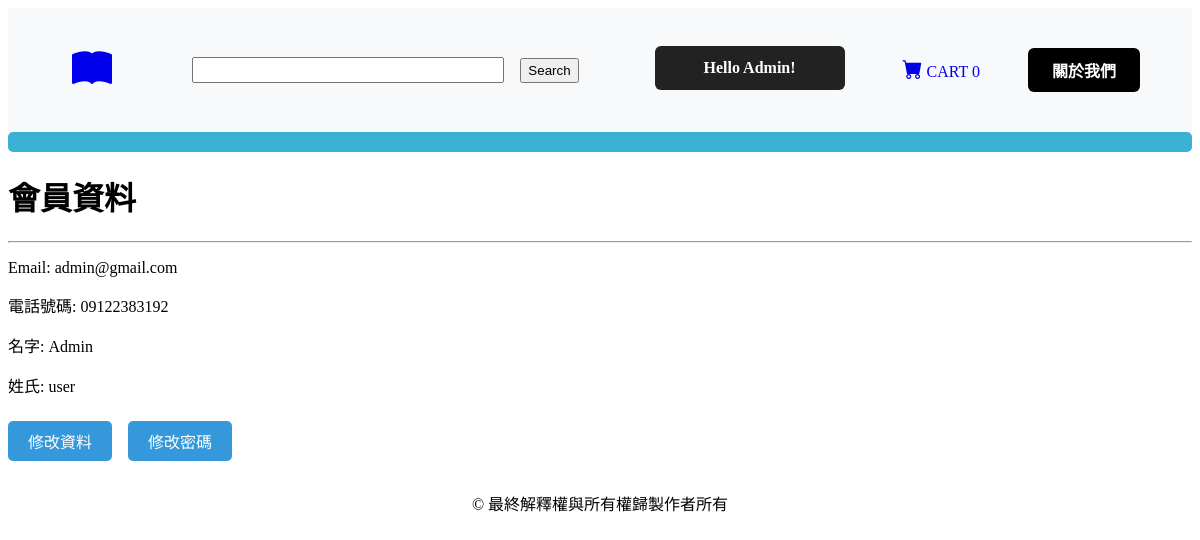
Screenshot of /account/profile (signed in) with the database file from the repository.
### tables this page shows
CREATE TABLE users  
		(userId INTEGER PRIMARY KEY, 
		password TEXT,
		email TEXT,
		firstName TEXT,
		lastName TEXT,
		address1 TEXT,
		address2 TEXT,
		zipcode TEXT,
		city TEXT,
		state TEXT,
		country TEXT, 
		phone TEXT
		, isAdmin INTEGER DEFAULT 0);

### main.py (the view)
@app.route("/account/profile")
def profileHome():
    if 'email' not in session:
        return redirect(url_for('root'))
    loggedIn, firstName, noOfItems = getLoginDetails()
    profileData = query_db("SELECT userId, email, firstName, lastName, address1, address2, zipcode, city, state, country, phone FROM users WHERE email = ?", (session['email'],), one=True)
    return render_template("profileHome.html", profileData=profileData, loggedIn=loggedIn, firstName=firstName, noOfItems=noOfItems)

### db.py (called while the page is built)
def query_db(query, args=(), one=False):
    with sqlite3.connect(DB_PATH) as conn:
        cur = conn.cursor()
        cur.execute(query, args)
        rv = cur.fetchall()
        return (rv[0] if rv else None) if one else rv

### main.py (called while the page is built)
def getLoginDetails():
    if 'email' not in session:
        return False, '', 0
    user = query_db("SELECT userId, firstName FROM users WHERE email = ?", (session['email'],), one=True)
    if not user:
        return False, '', 0
    userId, firstName = user
    noOfItems = query_db("SELECT count(productId) FROM kart WHERE userId = ?", (userId,), one=True)[0]
    return True, firstName, noOfItems

### templates/profileHome.html (shortened to what this page needs)
<!DOCTYPE HTML>
<html>
<head>
	<link rel="stylesheet" href={{ url_for('static', filename='css/profileHome.css' ) }} />
	<link rel="stylesheet" href={{ url_for('static', filename='css/topStyle.css' ) }} />
	<link href="https://cdn.jsdelivr.net/npm/bootstrap-icons@1.10.5/font/bootstrap-icons.css" rel="stylesheet">
</head>
<body>
	{% include 'navbar.html' %}
	<div class="displayCategory">
		<nav class="category-navbar">
		</nav>
	</div>
	<div class="display" id="userdata">
		<h1>會員資料</h1>
		<hr>
		<p>Email: <span>{{profileData[1]}}</span></p>
		<p>電話號碼: <span>{{profileData[10]}}</span></p>
		<p>名字: <span>{{profileData[2]}}</span></p>
		<p>姓氏: <span>{{profileData[3]}}</span></p>
		<div style="margin-top: 24px;">
			<a href="{{ url_for('editProfile') }}" class="btn-edit">修改資料</a>
			<a href="{{ url_for('changePassword') }}" class="btn-edit">修改密碼</a>
		</div>
	</div>
</body>
<footer id="footer">
	<p>&copy; 最終解釋權與所有權歸製作者所有</p>
</footer>
</html>

### templates/navbar.html (shortened to what this page needs)
<div id="title">
    <a href="/">
        <i class="bi bi-book-fill fs-1 text-primary" id="logo"></i>
    </a>
    <form>
        <input id="searchBox" type="text" name="searchQuery">
        <input id="searchButton" type="submit" value="Search">
    </form>
    {% if not loggedIn %}
    <div id="signInButton">
        <a class="link" href="/loginForm">會員登入</a>
    </div>
    {% else %}
    <div id="signInButton">
        {% if session.get('isAdmin') %}
        <a class="admin-link" href="/admin">
            <span class="admin-name">Hello {{ firstName }}!</span>
        </a>
        {% else %}
        <a class="admin-link" href="/user">
            <span class="admin-name">Hello {{ firstName }}!</span>
            <span class="admin-center">會員中心</span>
        </a>
        {% endif %}
    </div>
    {% endif %}
    <div id="kart">
        <a class="link" href="/cart">
            <i class="bi bi-cart-fill" id="cartIcon"></i>
            CART {{noOfItems}}
        </a>
    </div>
    <button id="aboutwe" type="button" onclick="location.href='/aboutwe'">
        關於我們
    </button>
</div>

### static/css/profileHome.css (style rules this page uses)
.btn-edit { display: inline-block; margin-right: 12px; padding: 8px 20px; background: #3498db; color: #fff; border-radius: 5px; text-decoration: none; transition: background 0.2s; }

### static/css/topStyle.css (style rules this page uses)
#title { display: flex; align-items: center; justify-content: space-between; padding: 18px 32px 18px 24px; background: #f8f9fa; gap: 18px; }
#title>a { margin-right: 24px; flex-shrink: 0; }
#logo { font-size: 40px; margin-left: 40px; margin-top: 10px; margin-bottom: 10px; margin-right: 20px; float: left; }
#signInButton { color: yellow; margin-top: 20px; margin-bottom: 20px; margin-left: 20px; margin-right: 20px; float: left; }
#kart { color: white; margin-top: 20px; margin-bottom: 20px; margin-left: 20px; margin-right: 20px; float: left; }
#logo a, #kart a { text-decoration: none; }
#cartIcon { font-size: 20px; height: 30px; width: 30px; }
#searchBox { flex: 1 1 200px; min-width: 120px; max-width: 400px; height: 20px; font-size: 1.1em; margin: 0 8px 0 0; float: none; }
#searchButton { height: 25px; margin-top: 20px; margin-bottom: 20px; margin-right: 20px; float: left; }
#aboutwe { min-width: 110px; padding: 10px 24px; background-color: #000000; color: #fff; border-radius: 6px; border: none; font-weight: bold; font-size: 1rem; cursor: pointer; transition: background 0.2s, color 0.2s; margin-top: 20px; margin-bottom: 20px; margin-left: 10px; margin-right: 20px; }
.category-navbar { background-color: #333; padding: 10px 20px; border-radius: 5px; }
.category-navbar { background-color: #3AB0D4; padding: 10px 20px; border-radius: 5px; }
footer#footer { margin-top: 30px; margin-bottom: 20px; text-align: center; }
.admin-link { display: inline-block; background-color: #222; color: #fff !important; padding: 0px 5px; border-radius: 6px; text-decoration: none; font-weight: bold; transition: background 0.2s, color 0.2s; overflow: hidden; position: relative; height: 44px; min-width: 180px; text-align: center; }
.admin-link .admin-name { display: block; transition: transform 0.3s, opacity 0.3s; transform: translateY(0); opacity: 1; position: absolute; left: 0; right: 0; top: 0; bottom: 0; text-align: center; line-height: 44px; z-index: 1; }
#title form { display: flex; align-items: center; gap: 8px; flex: 1 1 300px; margin: 0 18px; }

### rows the page displays
users: firstName "Admin", email "admin@gmail.com", phone "09122383192", lastName "user"

### other values shown
{{ noOfItems }} "0"
